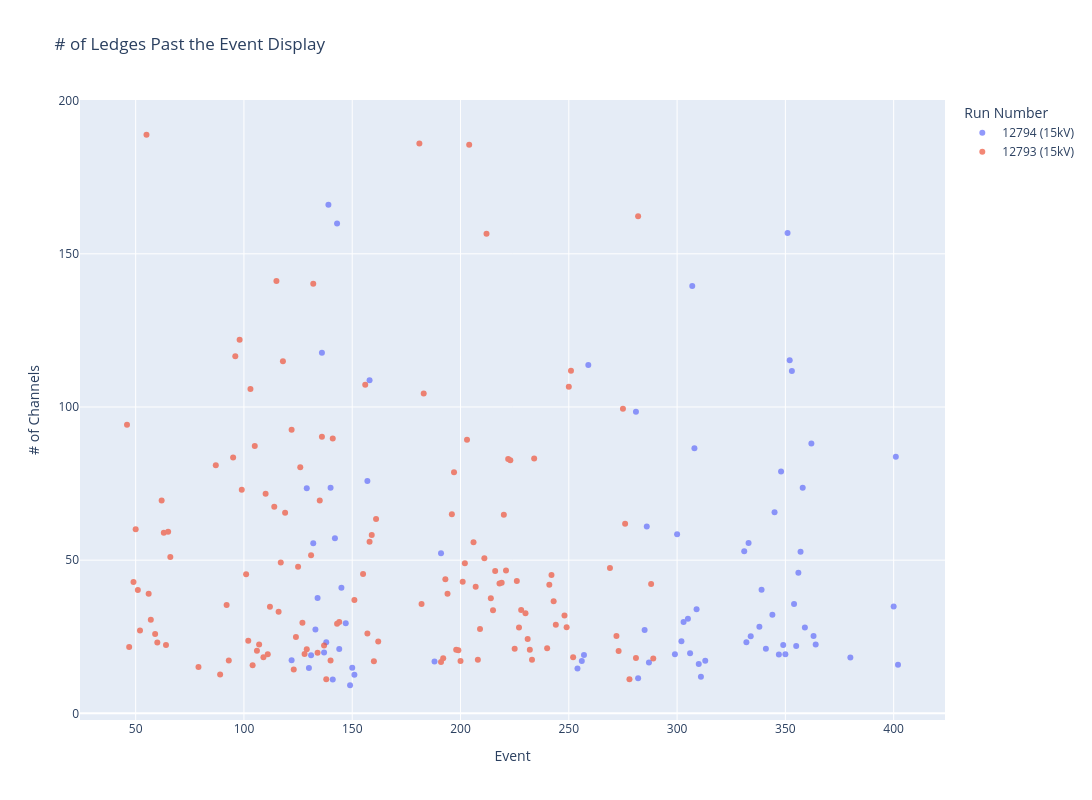

The notebook cell this image was saved under:
### Code cell
channel = 1657
files = []
Event = [178]#,606,735,745,835,1116,1377,1560,1592,1785]
for event in Event:
    files.append(f"/Users/danielcarber/Documents/SBND/Noise Analysis/data/waveform_output_{event}.root")

#print(np.median(Waveform_df['Channel_1'][:np.argmax(Waveform_df['Channel_1'])-20]))
fig = make_subplots(rows=1,cols=1)
print(Run_12794['Event'][np.argmin(Run_12794['Rise_time_mean'])], "Min: ",np.min(Run_12794['Rise_time_mean']) )
fig.add_trace(go.Scatter(x=Run_12793['Event'],y =Run_12793['Rise_time_mean'],name=f"12793 (15kV)",mode = 'markers',opacity = .7),row=1,col=1)
fig.add_trace(go.Scatter(x=Run_12794['Event'],y =Run_12794['Rise_time_mean'],name=f"12794 (15kV)",mode = 'markers',opacity = .7),row=1,col=1)
fig.add_trace(go.Scatter(x=Run_12811['Event'],y =Run_12811['Rise_time_mean'],name=f"12793 (15kV)",mode = 'markers',opacity = .7),row=1,col=1)

#fig.add_trace(go.Scatter(x=Run_12802['Event'],y =Run_12802['Long Ledge'],name=f"12802 (15kV)",mode = 'markers',opacity = .7),row=1,col=1)
#fig.add_trace(go.Scatter(x=Run_12807['Event'],y =Run_12807['Long Ledge'],name=f"12807 (15kV)",mode = 'markers',opacity = .7),row=1,col=1)
#fig.add_trace(go.Scatter(x=Run_12812['Event'],y =Run_12812['Long Ledge'],name=f"12812 (20kV)",mode = 'markers',opacity = .7),row=1,col=1)
#fig.add_trace(go.Scatter(x=Run_12815['Event'],y =Run_12815['Long Ledge'],name=f"12815 (15kV)",mode = 'markers',opacity = .7),row=1,col=1)




fig.update_layout(height = 800, width = 1200,showlegend = True)
fig.update_layout(
    title=f"# of Ledges Past the Event Display",
    xaxis_title="Event",
    yaxis_title="# of Channels",
    legend_title="Run Number",)
#plt.ylim(-100,5000)
#plt.xlim(np.argmax(Waveform_df['Channel_1'])-100,np.argmax(Waveform_df['Channel_1'])+100)
#plt.yscale("log")
#plt.legend(loc = "upper right")
#plt.xlabel("Time [Ticks]")
#plt.ylabel("ADC")
#plt.title("Example Waveform Channel 873")
#plt.show()
fig.show()

### Figure 1 — Plotly figure (JSON) as saved in the notebook; plotly's stock layout.template omitted (floating-point values rounded to 4 significant figures; data arrays with more than 128 entries replaced by an {"elided": "..."} marker saying what was removed)
{"data": [{"mode": "markers", "name": "12794 (15kV)", "opacity": 0.7, "type": "scatter", "x": [359, 334, 158, 363, 139, 355, 302, 400, 142, 338, 380, 339, 285, 143, 401, 303, 354, 138, 362, 134, 358, 122, 191, 257, 129, 345, 353, 144, 282, 349, 133, 308, 332, 364, 333, 299, 149, 309, 132, 348, 145, 305, 352, 344, 256, 313, 150, 306, 351, 347, 310, 131, 259, 130, 188, 331, 311, 254, 350, 307, 147, 281, 151, 137, 286, 140, 402, 300, 357, 341, 356, 141, 287, 157, 136], "xaxis": "x", "y": [28.02, 25.17, 108.7, 25.24, 166.0, 22.0, 23.52, 34.83, 57.14, 28.22, 18.24, 40.35, 27.18, 159.9, 83.78, 29.85, 35.69, 23.19, 88.1, 37.68, 73.63, 17.34, 52.26, 19.08, 73.46, 65.67, 111.8, 21.03, 11.41, 22.3, 27.39, 86.52, 23.2, 22.49, 55.58, 19.31, 9.163, 34.0, 55.55, 78.97, 41.02, 30.91, 115.2, 32.15, 17.09, 17.13, 14.85, 19.62, 156.8, 19.16, 16.08, 18.96, 113.7, 14.79, 16.92, 52.91, 11.95, 14.67, 19.26, 139.5, 29.4, 98.46, 12.62, 19.84, 61.03, 73.65, 15.84, 58.47, 52.75, 21.05, 45.89, 11.0, 16.61, 75.81, 117.7], "yaxis": "y"}, {"mode": "markers", "name": "12793 (15kV)", "opacity": 0.7, "type": "scatter", "x": {"elided": "130 int values"}, "xaxis": "x", "y": {"elided": "130 float values"}, "yaxis": "y"}], "layout": {"height": 800, "legend": {"title": {"text": "Run Number"}}, "showlegend": true, "title": {"text": "# of Ledges Past the Event Display"}, "width": 1200, "xaxis": {"anchor": "y", "domain": [0, 1], "title": {"text": "Event"}}, "yaxis": {"anchor": "x", "domain": [0, 1], "title": {"text": "# of Channels"}}}}
